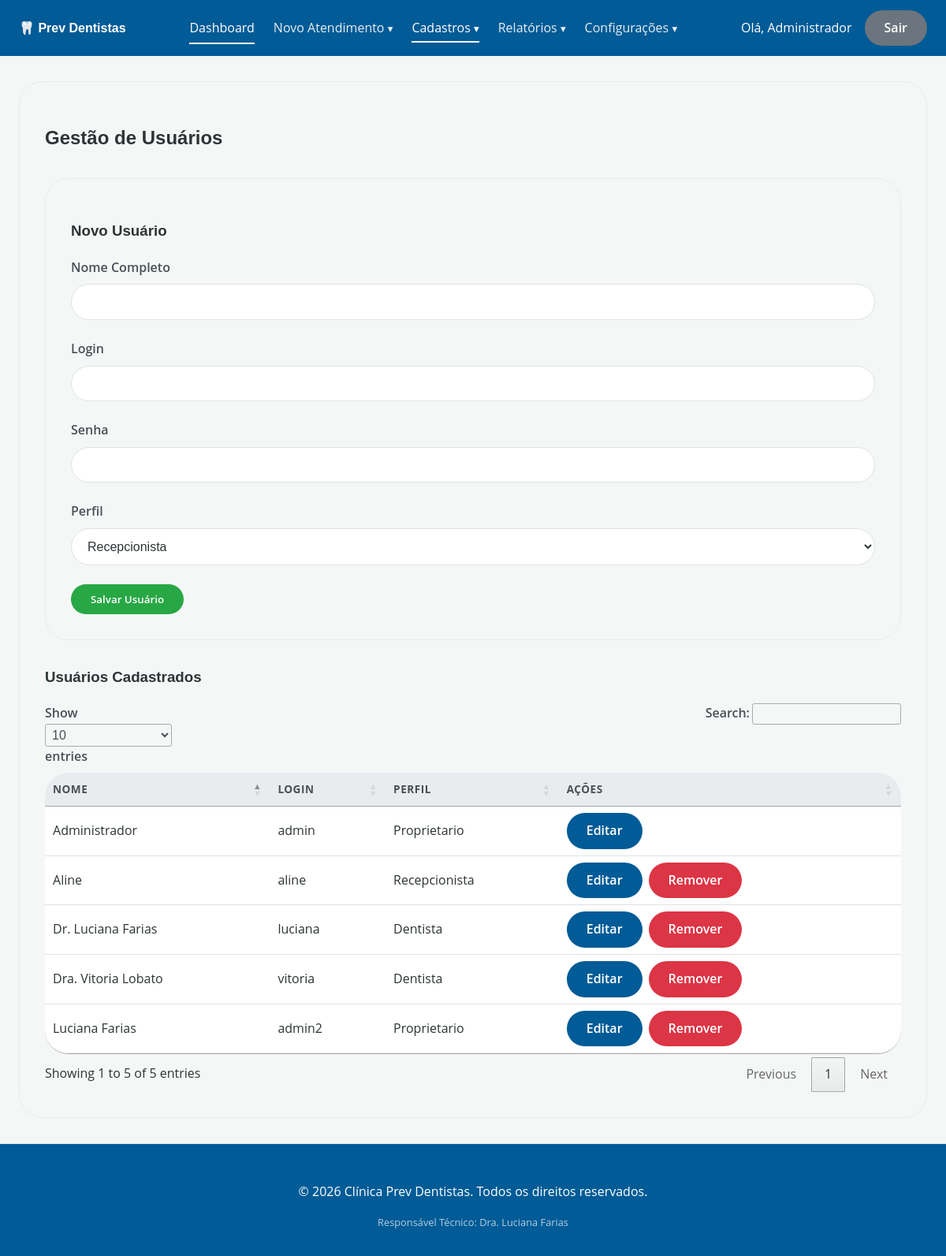
/usuarios (signed in), run on the app's committed database.
### tables this page shows
CREATE TABLE IF NOT EXISTS `usuarios` (
  `id` int NOT NULL AUTO_INCREMENT,
  `nome` varchar(100) NOT NULL,
  `login` varchar(50) NOT NULL,
  `senha` varchar(255) NOT NULL,
  `perfil` enum('proprietario','recepcionista','dentista') NOT NULL,
  `criado_em` timestamp NULL DEFAULT CURRENT_TIMESTAMP,
  PRIMARY KEY (`id`),
  UNIQUE KEY `login` (`login`)
);

### app/Controllers/UsuarioController.php (called while the page is built, shortened)
<?php
class UsuarioController {
    public function index() {
        $usuarioModel = new Usuario();
        $usuarios = $usuarioModel->listarTodos();
        require_once 'app/Views/usuarios/index.php';
    }
}

### app/Core/Router.php (called while the page is built, shortened)
<?php
class Router {
    protected $controller = 'DashboardController';
    protected $method = 'index';
    public function __construct() {
        $url = $this->parseUrl();
        $rotas = [
            'login' => 'AuthController',
            'pacientes' => 'PacienteController',
            'procedimentos' => 'ProcedimentoController',
            'despesas' => 'DespesaController',
            'usuarios' => 'UsuarioController',
            'relatorios' => 'RelatorioController',
            'configuracoes_gerais' => 'ConfiguracaoGeralController',
            'atendimentos' => 'AtendimentoController',
            'configuracoes' => 'ConfiguracaoController'
        ];
        if (isset($url[0])) {
            $rotaSolicitada = strtolower(str_replace('.php', '', $url[0]));
            if (array_key_exists($rotaSolicitada, $rotas)) {
                $this->controller = $rotas[$rotaSolicitada];
                unset($url[0]);
            } else {
                $this->controller = 'DashboardController';
            }
        }
        $classeController = '\\App\\Controllers\\' . $this->controller;
        if (class_exists($classeController)){
            $this->controller = new $classeController;
        } else {
            $classeController = '\\App\\Controllers\\DashboardController';
            $this->controller = new $classeController;
        }
        $this->params = $url ? array_values($url) : [];
        call_user_func_array([$this->controller, $this->method], $this->params);
    }
    private function parseUrl() {
        if (isset($_GET['url'])) {
            return explode('/', filter_var(rtrim($_GET['url'], '/'), FILTER_SANITIZE_URL));
        }
        return [];
    }
}

### index.php (called while the page is built, shortened)
<?php
require_once 'autoload.php';
$app = new Router();
?>

### autoload.php (called while the page is built, shortened)
<?php
spl_autoload_register(function ($class) {
    $prefix = 'App\\';
    $base_dir = __DIR__ . '/app/';
    $len = strlen($prefix);
    $relative_class = substr($class, $len);
    $file = $base_dir . str_replace('\\', '/', $relative_class) . '.php';
});

### app/Core/Database.php (called while the page is built, shortened)
<?php
class Database {
    private static $instance = null;
    private $connection;
    private $host = 'localhost';
    private $db_name = 'clinica_prev_dentistas';
    private $username = 'root';
    private $password = '';
    private function __construct() {
        try {
            $this->connection = new PDO("mysql:host={$this->host};dbname={$this->db_name};charset=utf8", $this->username, $this->password);
            $this->connection->setAttribute(PDO::ATTR_ERRMODE, PDO::ERRMODE_EXCEPTION);
            $this->connection->setAttribute(PDO::ATTR_DEFAULT_FETCH_MODE, PDO::FETCH_ASSOC);
        } catch (PDOException $e) {
            die("Erro na conexão com o banco de dados: " . $e->getMessage());
        }
    }
    public static function getInstance() {
        if (self::$instance === null) {
            self::$instance = new Database();
        }
        return self::$instance->getConnection();
    }
    public function getConnection() {
        return $this->connection;
    }
}

### app/Models/Usuario.php (called while the page is built, shortened)
<?php
class Usuario {
    private $pdo;
    public function __construct() {
        $this->pdo = Database::getInstance();
    }
    public function listarTodos() {
        $stmt = $this->pdo->query("SELECT id, nome, login, perfil FROM usuarios ORDER BY nome ASC");
        return $stmt->fetchAll(PDO::FETCH_ASSOC);
    }
}

### app/Views/usuarios/index.php (the view, shortened to what this page needs)
<?php require_once 'views/header.php'; ?>
<div class="card">
    <h2>Gestão de Usuários</h2>
    <div class="card" style="margin-top: 2rem;">
        <h3>Novo Usuário</h3>
        <form action="<?= BASE_URL ?>usuarios/salvar" method="POST">
            <div class="form-group">
                <label for="nome">Nome Completo</label>
                <input type="text" name="nome" id="nome" required>
            </div>
            <div class="form-group">
                <label for="login">Login</label>
                <input type="text" name="login" id="login" required>
            </div>
            <div class="form-group">
                <label for="senha">Senha</label>
                <input type="password" name="senha" id="senha" required>
            </div>
            <div class="form-group">
                <label for="perfil">Perfil</label>
                <select name="perfil" id="perfil" required>
                    <option value="recepcionista">Recepcionista</option>
                </select>
            </div>
            <button type="submit" class="btn btn-success">Salvar Usuário</button>
        </form>
    </div>
    <h3 style="margin-top: 2rem;">Usuários Cadastrados</h3>
    <table class="mobile-card-table table" style="margin-top: 1rem; width: 100%;">
        <thead>
            <tr>
                <th>Nome</th>
                <th>Login</th>
                <th>Perfil</th>
                <th>Ações</th>
            </tr>
        </thead>
        <tbody>
            <?php if (count($usuarios) > 0): ?>
                <?php foreach ($usuarios as $usuario): ?>
                    <tr>
                        <td data-label="Nome"><?= htmlspecialchars($usuario['nome']) ?></td>
                        <td data-label="Login"><?= htmlspecialchars($usuario['login']) ?></td>
                        <td data-label="Perfil"><?= ucfirst($usuario['perfil']) ?></td>
                        <td data-label= "Ações" style="display: flex; gap: 0.5rem;">
                            <a href="<?= BASE_URL ?>usuarios/editar?id=<?= $usuario['id'] ?>" class="btn btn-primary">Editar</a>
                            <?php if ($usuario['id'] !== $_SESSION['usuario_id']):  ?>
                                <a href="<?= BASE_URL ?>usuarios/excluir?id=<?= $usuario['id'] ?>" class="btn btn-danger btn-delete">Remover</a>
                            <?php endif; ?>
                        </td>
                    </tr>
                <?php endforeach; ?>
            <?php else: ?>
                <tr>
                    <td colspan="4" style="text-align: center;">Nenhum usuário registrado.</td>
                </tr>
            <?php endif; ?>
        </tbody>
    </table>
</div>
<?php require_once 'views/footer.php'; ?>

### assets/css/style.css (style rules this page uses)
:root { --primary-color: #005b96; --primary-dark: #0370b5; --background-color: #f4f7f6; --secondary-color: #6c757d; --info-color: #17a2b8; --success-color: #28a745; --danger-color: #dc3545; --border-color: #dee2e6; --white-color: #ffffff; --border-radius: 30px; --text-color: #2d3436; --shadow-md: 0 10px 30px rgba(0,0,0,0.1); }
body { font-family: 'Open Sans', sans-serif; background-color: var(--background-color); color: var(--text-color); margin: 0; padding: 0; line-height: 1.6; }
h1, h2, h3, h4, .logo { font-family: 'Poppins', sans-serif; font-weight: 600; }
.btn, button, input[type="submit"] { border-radius: var(--border-radius); padding: 10px 25px; font-family: 'Open Sans', sans-serif; font-weight: 600; border: none; cursor: pointer; transition: all 0.3s ease; display: inline-flex; align-items: center; justify-content: center; text-decoration: none; }
.btn-primary { background-color: var(--primary-color); color: #ffffff; }
.btn-success { background-color: #28a745; color: #ffffff; }
.btn-danger { background-color: #dc3545; color: #ffffff; }
html { scroll-behavior: smooth; }
.card { background-color: var(--card-bg); border-radius: var(--border-radius); box-shadow: var(--shadow-sm); padding: 2rem; margin-bottom: 2rem; border: 1px solid rgba(0,0,0,0.05); transition: box-shadow 0.3s ease; }
.form-group { margin-bottom: 1.5rem; }
label { display: block; margin-bottom: 0.5rem; font-weight: 600; color: #495057; }
input[type="text"], input[type="email"], input[type="number"], input[type="password"], input[type="date"], input[type="month"], select, textarea { width: 100%; padding: 0.8rem 1rem; border: 1px solid var(--border-color); border-radius: var(--border-radius); box-sizing: border-box; font-size: 1rem; transition: border-color 0.2s, box-shadow 0.2s; background-color: #fff; color: var(--text-color); }
table { width: 100%; border-collapse: collapse; margin-top: 1rem; background-color: #fff; border-radius: var(--border-radius); overflow: hidden; align-self: start; }
th, td { padding: 1rem 1.2rem; text-align: left; border-bottom: 1px solid var(--border-color); }
thead th { background-color: #e9ecef; font-weight: 600; color: #495057; text-transform: uppercase; font-size: 0.85rem; letter-spacing: 0.5px; }

### data on the page
usuarios: nome "Administrador", login "admin", perfil "Proprietario"
usuarios: nome "Aline", login "aline", perfil "Recepcionista"
usuarios: nome "Dr. Luciana Farias", login "luciana", perfil "Dentista"
usuarios: nome "Dra. Vitoria Lobato", login "vitoria", perfil "Dentista"
usuarios: nome "Luciana Farias", login "admin2", perfil "Proprietario"

### other printed values
$_SESSION['usuario_nome'] "Administrador"
